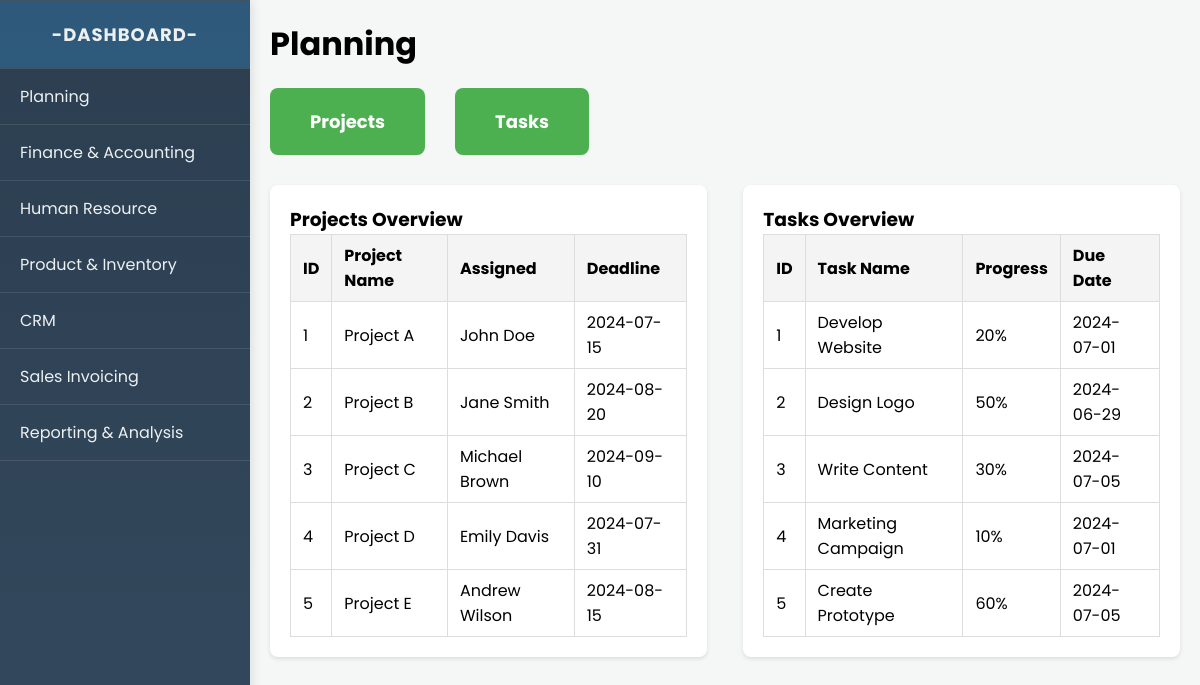
Screenshot of /planning/planning.php (signed in) with the database file from the repository.
### tables this page shows
CREATE TABLE `projects` (
  `id` int(11) NOT NULL,
  `project_id` varchar(50) NOT NULL,
  `project_name` varchar(100) NOT NULL,
  `budget` decimal(10,2) DEFAULT NULL,
  `assigned` varchar(100) DEFAULT NULL,
  `deadline` date DEFAULT NULL,
  `resources` varchar(255) DEFAULT NULL
);

CREATE TABLE `tasks` (
  `id` int(11) NOT NULL,
  `task_number` varchar(50) NOT NULL,
  `task_name` varchar(100) NOT NULL,
  `duration` int(11) DEFAULT NULL,
  `plan_start` date DEFAULT NULL,
  `plan_end` date DEFAULT NULL,
  `assigned` varchar(100) DEFAULT NULL,
  `percent_complete` int(11) DEFAULT NULL
);

### planning/planning.php (the view, shortened to what this page needs)
<?php
$conn = new mysqli("localhost", "root", "", "erp0");
?>
<!DOCTYPE html>
<html>
<head>
    <link rel="stylesheet" type="text/css" href="planning/style.css">
    <link rel="stylesheet" type="text/css" href="istyle.css">
</head>
<body>
    <?php include __DIR__ . '/../sidebar.php'; ?>
    <div class="main-content">
        <h1>Planning</h1>
        <div class="options">
            <h2><a href="planning/project/project.php" class="button">Projects</a></h2>
            <h2><a href="planning/task/task.php" class="button">Tasks</a></h2>
        </div>
        <div class="overviews">
            <div class="overview">
                <h3>Projects Overview</h3>
                <table>
                    <thead>
                        <tr>
                            <th>ID</th>
                            <th>Project Name</th>
                            <th>Assigned</th>
                            <th>Deadline</th>
                        </tr>
                    </thead>
                    <tbody>
                        <?php
                        $sql = "SELECT id, project_name, assigned, deadline FROM projects LIMIT 5";
                        $result = $conn->query($sql);
                        if ($result->num_rows > 0) {
                            while ($row = $result->fetch_assoc()) {
                                echo "<tr><td>{$row['id']}</td><td>{$row['project_name']}</td><td>{$row['assigned']}</td><td>{$row['deadline']}</td></tr>";
                            }
                        } else {
                            echo "<tr><td colspan='4'>No projects found</td></tr>";
                        }
                        ?>
                    </tbody>
                </table>
            </div>
            <div class="overview">
                <h3>Tasks Overview</h3>
                <table>
                    <thead>
                        <tr>
                            <th>ID</th>
                            <th>Task Name</th>
                            <th>Progress</th>
                            <th>Due Date</th>
                        </tr>
                    </thead>
                    <tbody>
                        <?php
                        $sql = "SELECT id, task_name, percent_complete, plan_end FROM tasks LIMIT 5";
                        $result = $conn->query($sql);
                        if ($result->num_rows > 0) {
                            while ($row = $result->fetch_assoc()) {
                                echo "<tr><td>{$row['id']}</td><td>{$row['task_name']}</td><td>{$row['percent_complete']}%</td><td>{$row['plan_end']}</td></tr>";
                            }
                        } else {
                            echo "<tr><td colspan='4'>No tasks found</td></tr>";
                        }
                        ?>
                    </tbody>
                </table>
            </div>
        </div>
    </div>
</body>
</html>

### planning/style.css (style rules this page uses)
.button { display: inline-block; padding: 20px 40px; font-size: 18px; text-align: center; text-decoration: none; border-radius: 8px; background-color: #4CAF50; color: white; border: none; transition: background-color 0.3s; margin-right: 10px; }
.options { margin-top: 20px; display: flex; gap: 20px; }
h2 { margin-bottom: 10px; }
.overviews { display: flex; justify-content: space-between; margin-top: 20px; }
.overview { width: 48%; background-color: #fff; padding: 20px; border-radius: 8px; box-shadow: 0 2px 4px rgba(0, 0, 0, 0.1); }
.overview h3 { margin-top: 0; }
table { width: 100%; border-collapse: collapse; }
th, td { padding: 8px 12px; border: 1px solid #ddd; text-align: left; }
th { background-color: #f4f4f4; }

### istyle.css (style rules this page uses)
* { margin: 0; padding: 0; box-sizing: border-box; }
body { font-family: 'Poppins', sans-serif; background-color: #f4f7f6; display: flex; }
.main-content, .content { margin-left: 250px; padding: 20px; width: calc(100% - 250px); }

### rows the page displays
projects: id "1", project_name "Project A", assigned "John Doe", deadline "2024-07-15"
projects: id "2", project_name "Project B", assigned "Jane Smith", deadline "2024-08-20"
projects: id "3", project_name "Project C", assigned "Michael Brown", deadline "2024-09-10"
projects: id "4", project_name "Project D", assigned "Emily Davis", deadline "2024-07-31"
projects: id "5", project_name "Project E", assigned "Andrew Wilson", deadline "2024-08-15"
tasks: id "1", task_name "Develop Website", percent_complete "20", plan_end "2024-07-01"
tasks: id "2", task_name "Design Logo", percent_complete "50", plan_end "2024-06-29"
tasks: id "3", task_name "Write Content", percent_complete "30", plan_end "2024-07-05"
tasks: id "4", task_name "Marketing Campaign", percent_complete "10", plan_end "2024-07-01"
tasks: id "5", task_name "Create Prototype", percent_complete "60", plan_end "2024-07-05"
